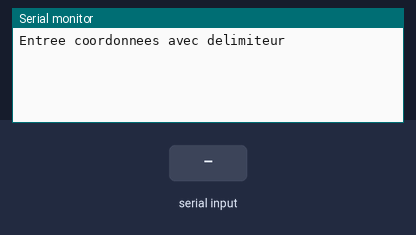
A sketch run on a simulated Arduino Uno, built with avr-gcc and run on an emulated ATmega328P. Parts: the last lines printed to the serial monitor. Inputs (shaded band) come from the test bench.

Above: at 1.2 s.
1.3 s: "90,45,200\n" received over Serial
At 2.5 s:
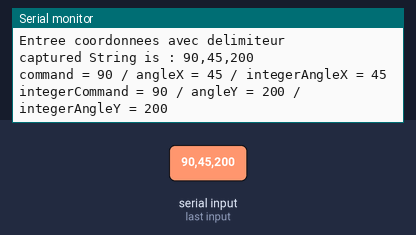
2.8 s: "90,45\n" received over Serial
At 3.7 s:
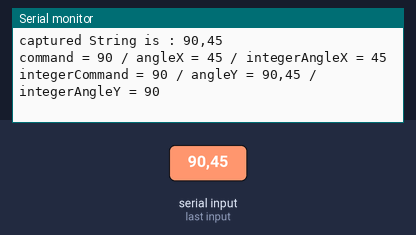
4.3 s: "5\n" received over Serial
At 4.8 s:
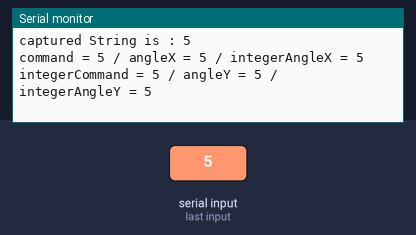
5.8 s: "1,90\n" received over Serial
At 6.2 s:
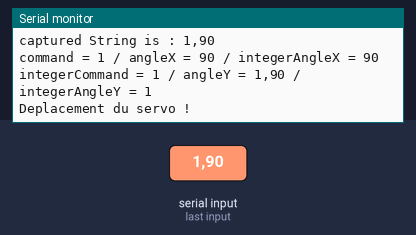
Timing chart, 0 to 8.3 s (numbered marks = the images above; inputs shaded):
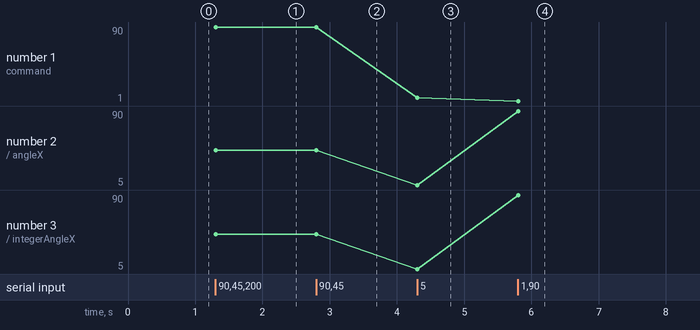

Measured:
- after the input at 1.3 s, the serial monitor: prints a new line at once (image 1)
- after the input at 2.8 s, the serial monitor: prints a new line at once (image 2)
- after the input at 4.3 s, the serial monitor: prints a new line at once (image 3)
- after the input at 5.8 s, the serial monitor: prints a new line at once (image 4)
- plotted number 1: 90 → 5 after the input at 4.3 s, 5 → 1 after the input at 5.8 s
- plotted number 2: 45 → 5 after the input at 4.3 s
- plotted number 3: 45 → 5 after the input at 4.3 s

The sketch:

CoordonneesSerie.ino
```cpp
/**
* Envoi de deux coordonnées sous la forme: 1,100,50
* suivi d'une validation par la touche Entrée
*
* la première valeur 1 sera utilisé pour indiquer la
* commande à effectuer, si == moveServo alors ce sera
* un déplacement des servos
*
* les valeurs de 100 et de 50 seront converties en int
* pour pouvoir être utilisées pour orienter les servos
*
*/

String readString; // récupération de la chaîne: String

String command; // données String
String angleX; // données String
String angleY; // données String

const int moveServo = 1; // id commande de servo

// Utilisé pour indiquer la commande à effectuer
int integerCommand = 0;
// Utilisées pour la conversion
int integerAngleX = 0;
int integerAngleY = 0;

// Délimiteur de fin de chaîne (retour chariot)
char endMarker = '\n';

int ind1; // emplacement du caractère , (virgule)
int ind2;


void setup() {

  Serial.begin(115200);
  Serial.println("Entree coordonnees avec delimiteur");
}

void loop() {


  if (Serial.available())  {
    char c = Serial.read();  // gets one byte from serial buffer

    if (c == endMarker) {

      Serial.println();
      Serial.print("captured String is : ");
      Serial.println(readString); //prints string to serial port out


      ind1 = readString.indexOf(',');  //finds location of first ,
      ind2 = readString.indexOf(',', ind1+1 );   //finds location of second ,

      command = readString.substring(0, ind1);//captures first data String
      angleX = readString.substring(ind1+1,ind2);
      angleY = readString.substring(ind2+1);

      integerCommand = command.toInt();
      integerAngleX = angleX.toInt();
      integerAngleY = angleY.toInt();

      Serial.print("command = ");
      Serial.print(command);
      Serial.print(" / angleX = ");
      Serial.print(angleX);
      Serial.print(" / integerAngleX = ");
      Serial.println(integerAngleX);
      Serial.print("integerCommand = ");
      Serial.print(integerCommand);
      Serial.print(" / angleY = ");
      Serial.print(angleY);
      Serial.print(" / integerAngleY = ");
      Serial.println(integerAngleY);

      if (integerCommand == moveServo) {
        Serial.println("Deplacement du servo !");
      }

      Serial.println();

      readString=""; //clears variable for new input
      command="";
      angleX="";
      angleY="";

    }
    else {
      readString += c; //makes the string readString
    }
  }
}
```
